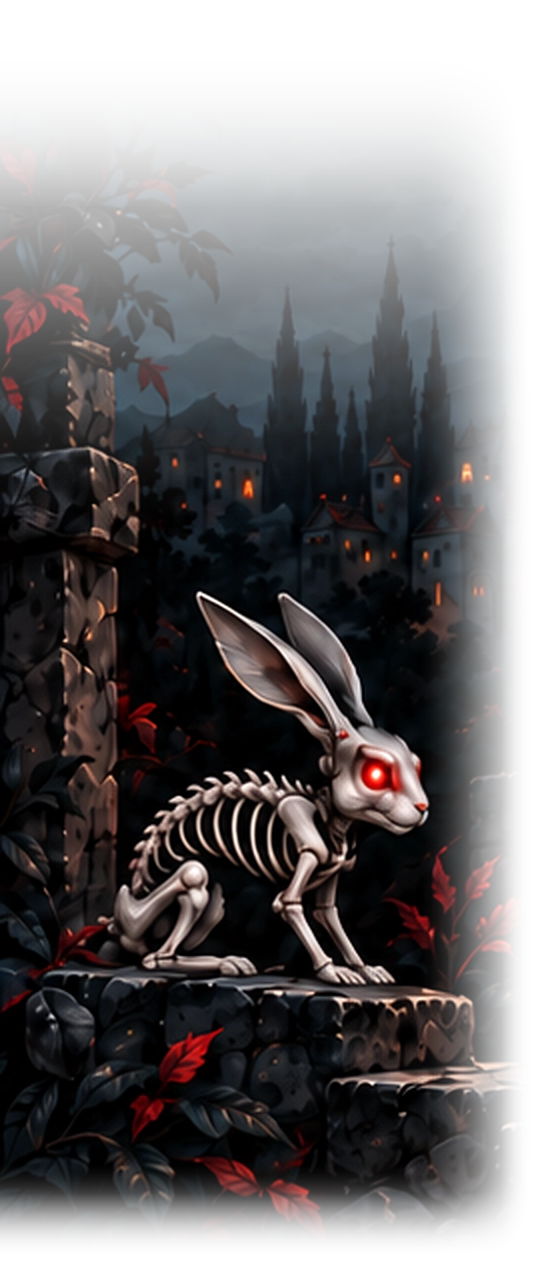
#> input picture assets/dark-sidebar-seamless.webp, 1080 x 2524 px (shown at 1/2 size)
$ python build_dark_scene.py
#> lines starting #> are read from the running program, lines starting #| are printed output that depends on the picture
#> in main, rabbit is the input picture: PIL image 1080x2524 RGBA; mean R, G, B, A 26.3, 24.6, 27.3, 164.1
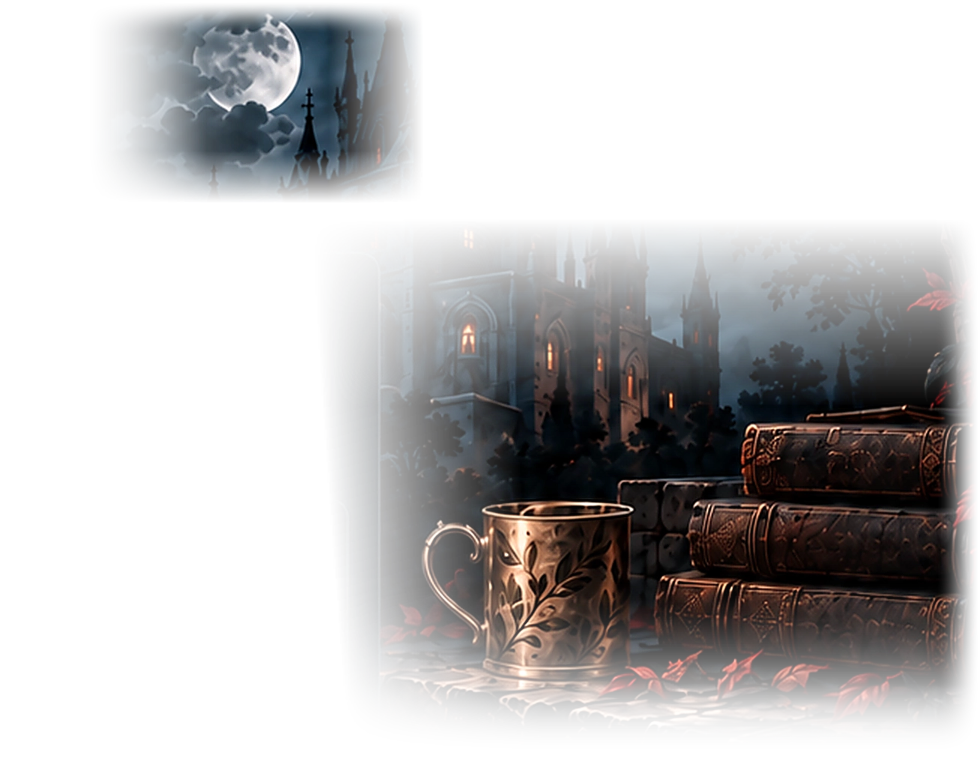
#> input picture assets/dark-castle-seamless.webp, 1960 x 1519 px (shown at 1/2 size)
"""Regenerate the unified dark scenes with a smooth castle-to-background blend.

This is an optional design-time tool, not an application runtime dependency.
Run from the repository root after installing Pillow and NumPy:
    python scripts/build_dark_scene.py

Existing source artwork stays untouched. Only the transition of the castle's
left edge changes; the layout, timer, books, cup, rabbit and light mode do not.
"""
from pathlib import Path

import numpy as np
from PIL import Image

ROOT = Path(__file__).resolve().parent.parent
ASSETS = ROOT / "assets"
BACKGROUND = (9, 14, 19)


def smoothstep(start: float, end: float, values: np.ndarray) -> np.ndarray:
    """Interpolate smoothly between zero and one with no sharp gradient ends."""
    fraction = np.clip((values - start) / (end - start), 0, 1)
    return fraction * fraction * (3 - 2 * fraction)


def soften_castle_transition(image: Image.Image) -> Image.Image:
    """Feather the castle's left wall without blurring the cup or books."""
    rgba = np.asarray(image.convert("RGBA")).copy()
#> rgba is the input picture: shape (1519, 1960, 4); mean R, G, B, A 16.7, 15.2, 16.5, 75.3
    height, width = rgba.shape[:2]
#> height = 1519; width = 1960
    x = np.arange(width, dtype=np.float32) / width
#> x = 1960 values from 0 to 0.999
    y = np.arange(height, dtype=np.float32) / height
#> y = 1519 values from 0 to 0.999

    # Keep the moon and upper clouds unchanged. Fade the architecture gradually
    # into the empty page; the cup and books further right remain sharp.
    building = smoothstep(0.22, 0.39, y)
#> building = 1519 values from 0 to 1
    edge = 1 - smoothstep(0.26, 0.69, x)
    fade = 1.0 - building[:, None] * edge[None, :]
    rgba[:, :, 3] = np.clip(rgba[:, :, 3] * fade, 0, 255).astype(np.uint8)
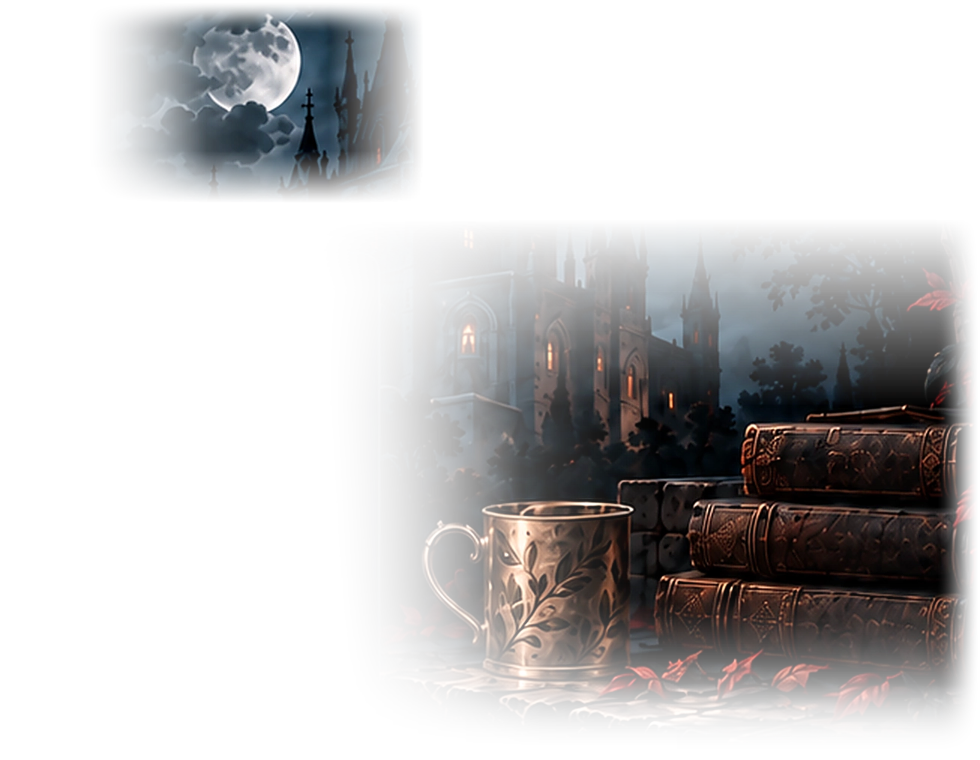
#> rgba: shape (1519, 1960, 4) (shown at 1/2 size); mean R, G, B, A 16.7, 15.2, 16.5, 67; transparent parts drawn white
    return Image.fromarray(rgba, "RGBA")


def create_background(width: int, height: int) -> Image.Image:
    """Create the same restrained blue-black atmosphere for both viewports."""
    yy, xx = np.ogrid[:height, :width]
    glow = np.exp(
        -(((xx / width - 0.89) / 0.35) ** 2
          + ((yy / height - 0.08) / 0.42) ** 2) * 2.1
    )
    blue = np.exp(
        -(((xx / width - 0.17) / 0.40) ** 2
          + ((yy / height - 0.83) / 0.65) ** 2) * 3.1
    )
    channels = [
        np.clip(
            base + glow * (1.9 + index * 0.5) + blue * (0.3 + index * 0.2),
            0, 255,
        ).astype(np.uint8)
        for index, base in enumerate(BACKGROUND)
    ]
    return Image.fromarray(np.stack(channels, axis=-1), "RGB")


def render_scene(
    name: str,
    viewport: tuple[int, int],
    sidebar_width: int,
    castle_width: int,
    castle_top: int,
    rabbit: Image.Image,
    castle: Image.Image,
) -> None:
    """Composite a single 2x background without modifying its layout geometry."""
#> called with name = 'dark-scene-wide', viewport = (1920, 1080), sidebar_width = 260, castle_width = 670, castle_top = -14
    viewport_width, viewport_height = viewport
    width, height = viewport_width * 2, viewport_height * 2
    canvas = create_background(width, height).convert("RGBA")
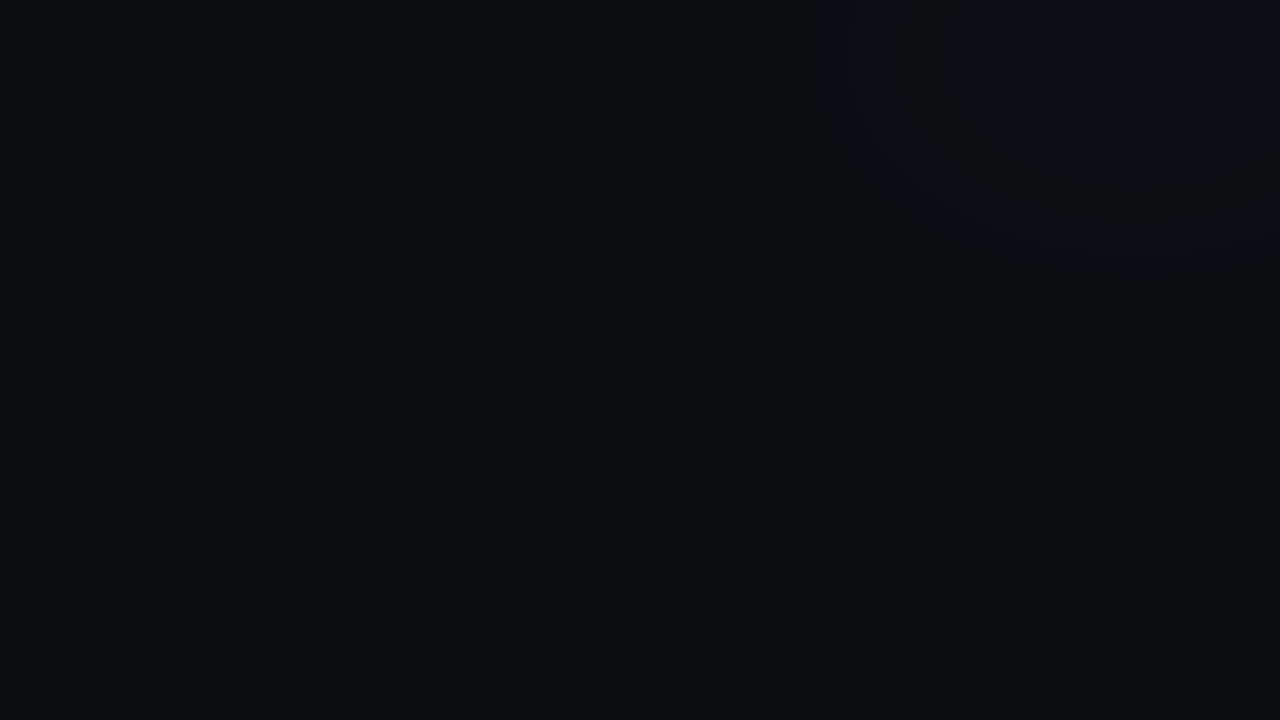
#> canvas: PIL image 3840x2160 RGBA (shown at 1/3 size); mean R, G, B, A 9.1, 14.1, 19.2, 255

    rabbit_width = sidebar_width * 2
    rabbit_height = round(rabbit_width * rabbit.height / rabbit.width)
#> rabbit_height = 1215
    rabbit_image = rabbit.resize(
        (rabbit_width, rabbit_height), Image.Resampling.LANCZOS
    )
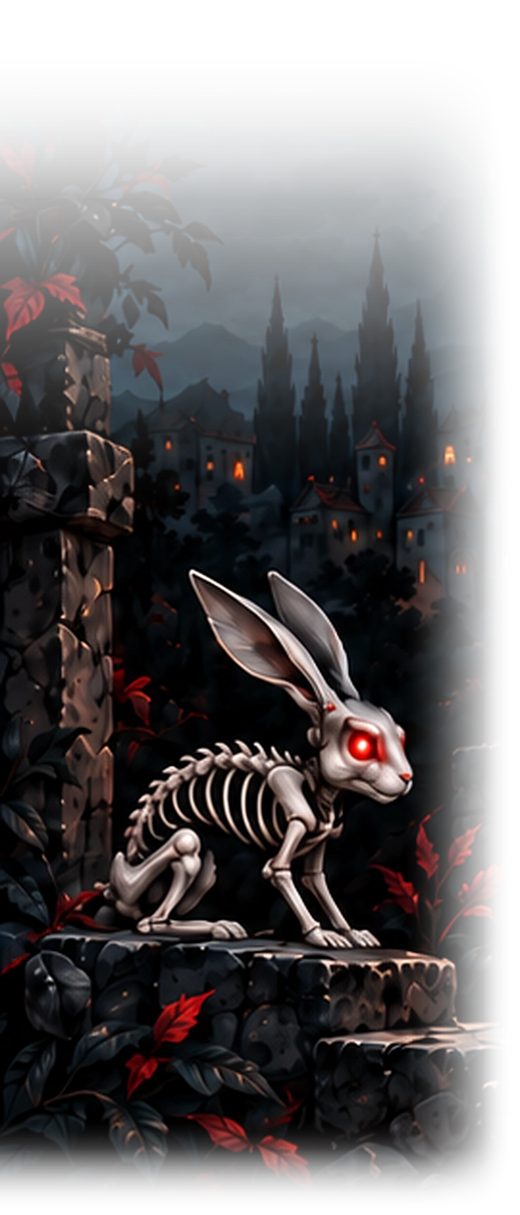
#> rabbit_image: PIL image 520x1215 RGBA; mean R, G, B, A 24.9, 22.9, 25.3, 164.1; transparent parts drawn white
    canvas.alpha_composite(rabbit_image, (0, max(0, height - rabbit_height)))

    castle_pixels = castle_width * 2
    castle_height = round(castle_pixels * castle.height / castle.width)
#> castle_height = 1038
    castle_image = castle.resize(
        (castle_pixels, castle_height), Image.Resampling.LANCZOS
    )
    canvas.alpha_composite(castle_image, (width - castle_pixels, castle_top * 2))
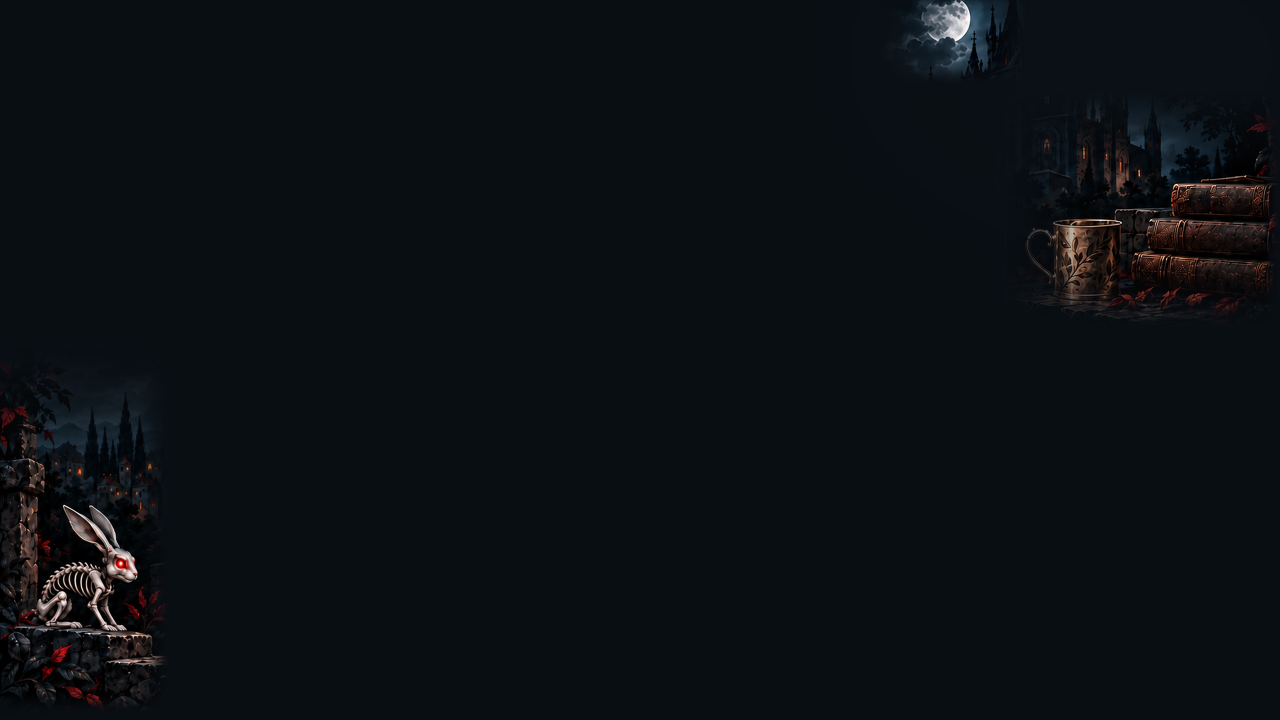
#> canvas: PIL image 3840x2160 RGBA (shown at 1/3 size); mean R, G, B, A 11.4, 15.6, 20.2, 255

    output = ASSETS / f"{name}.webp"
    canvas.convert("RGB").save(output, "WEBP", quality=97, method=6)
#> (the run stopped early here; a loop or call above may not have finished)
